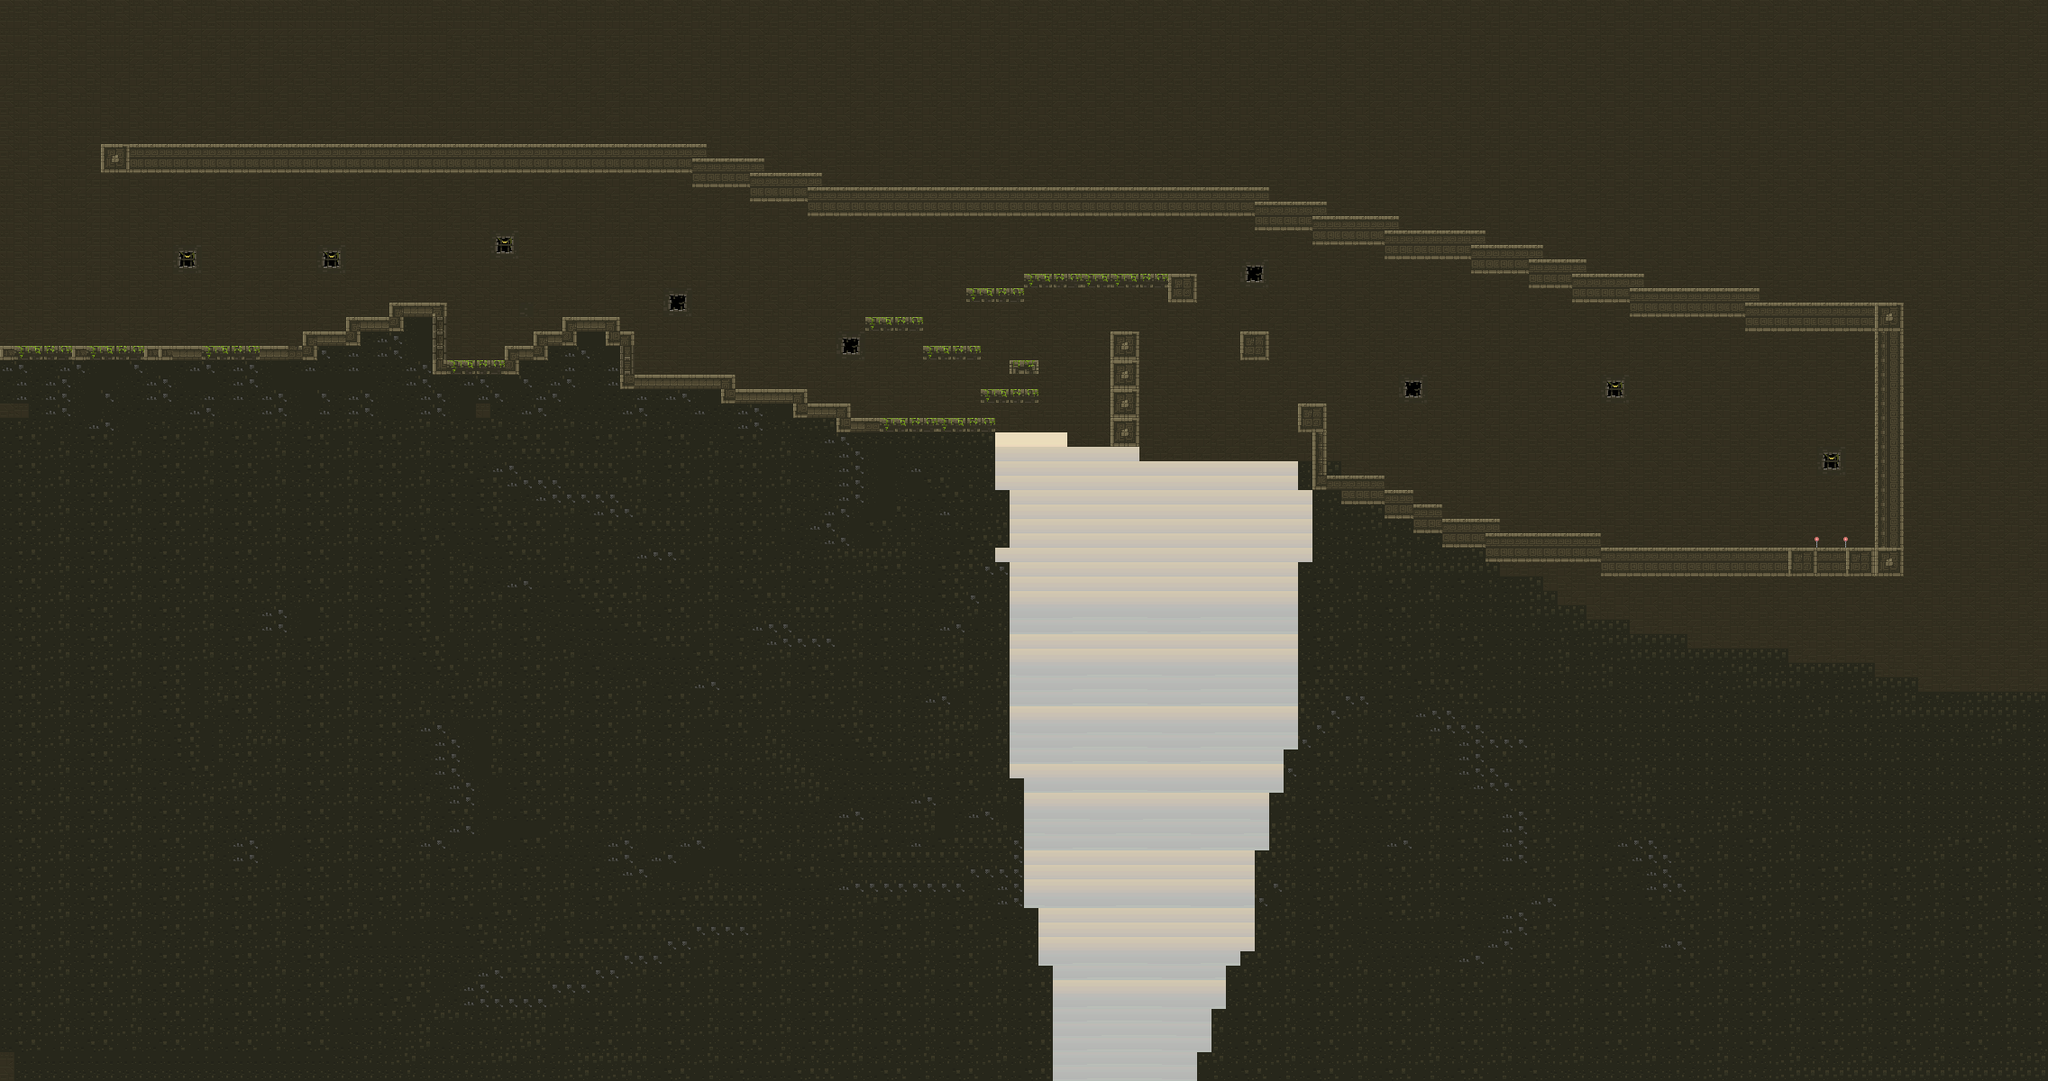

Tiled map render using the project's own tile images. Description and the map definition, with tile-layer contents summarised, below:
An orthogonal 142x75 tile map with 16x16 px tiles, 4 tile layers (Background, NonSolid, Checkpoint, Solid), 4 tilesets.

<map version="1.10" tiledversion="1.11.2" orientation="orthogonal" renderorder="right-down" width="142" height="75" tilewidth="16" tileheight="16" infinite="0" nextlayerid="7" nextobjectid="1">
 <tileset firstgid="1" source="temple_bricks.tsx" />
 <tileset firstgid="257" source="Forest_dirt.tsx" />
 <tileset firstgid="321" source="SuperCheckpoint.tsx" />
 <tileset firstgid="577" source="sky_stormy.tsx" />
 <layer id="6" name="Background" width="142" height="75">
  <data>[10650 cells, 1549 non-empty, 103 distinct tile ids]</data>
 </layer>
 <layer id="3" name="NonSolid" width="142" height="75">
  <data>[10650 cells, 9887 non-empty, 36 distinct tile ids]</data>
 </layer>
 <layer id="5" name="Checkpoint" width="142" height="75">
  <data>[10650 cells, 4 non-empty, 2 distinct tile ids]</data>
 </layer>
 <layer id="2" name="Solid" width="142" height="75">
  <data>[10650 cells, 517 non-empty, 29 distinct tile ids]</data>
 </layer>
</map>